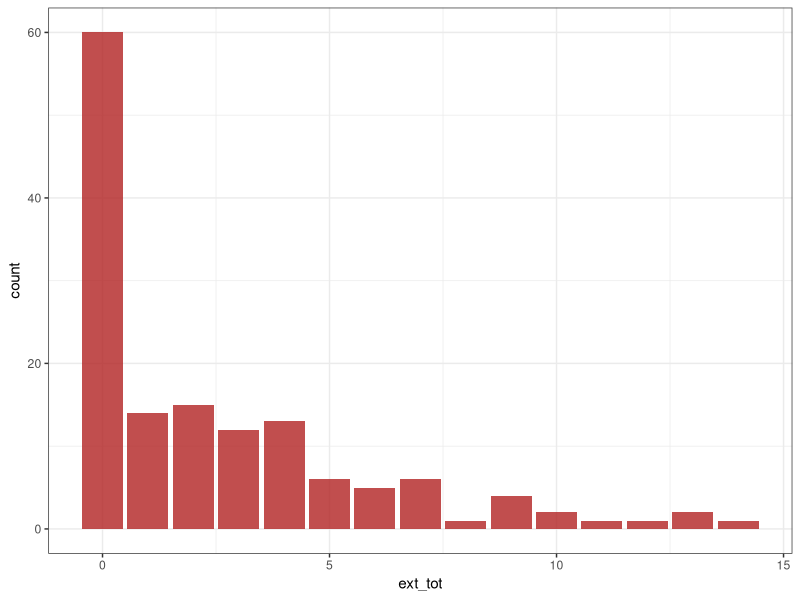
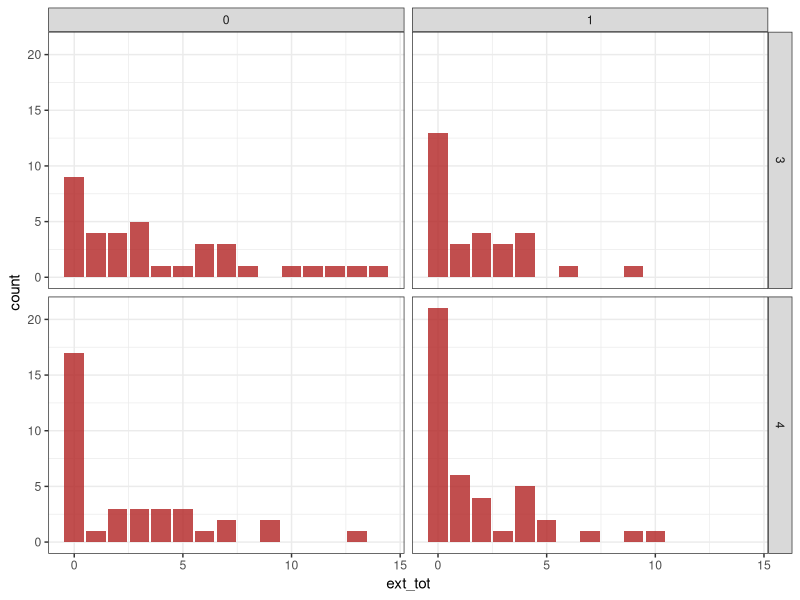
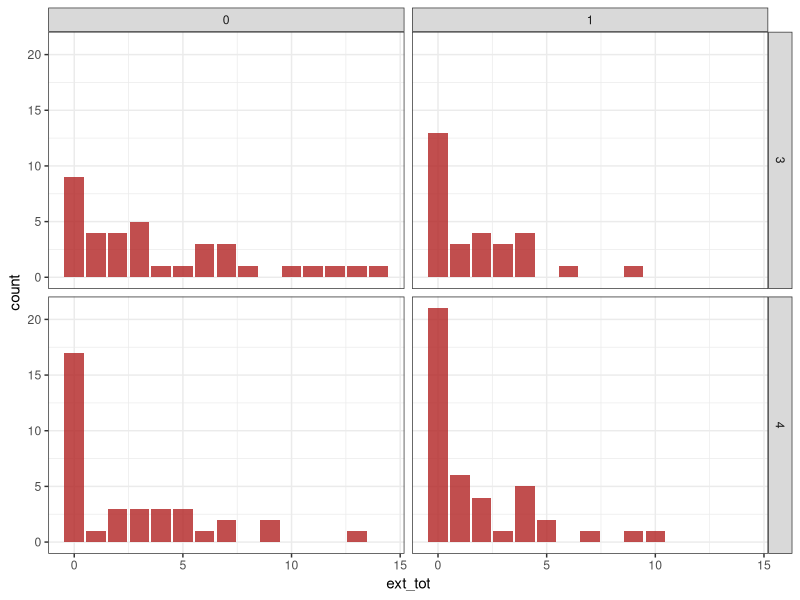
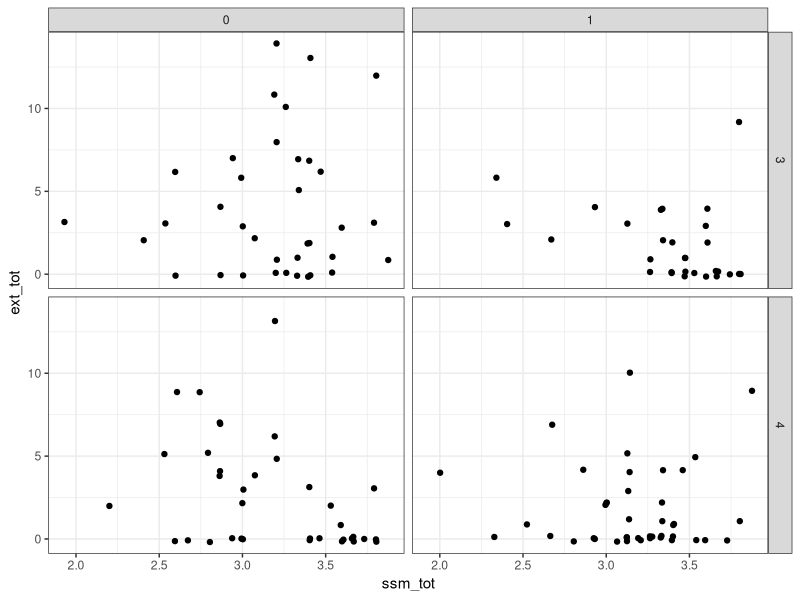
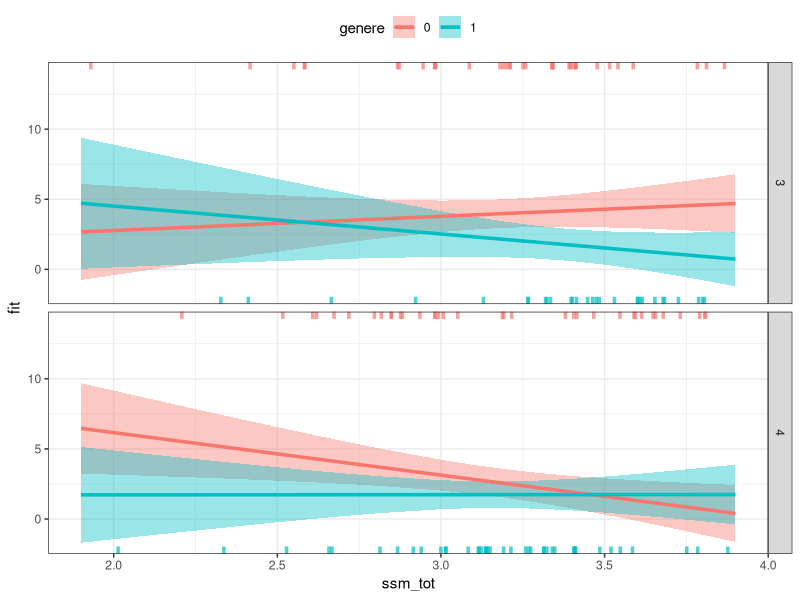

These charts were generated, in order, by the following R code:
setwd("Job/ARCA/course-open-science/code/attachment/01-attachment-base/")
rm(list = ls())

my_data <-readxl::read_excel("att-quest.xlsx")
my_data <- as.data.frame(my_data)

str(my_data)

# Data munging

my_data$id = factor(my_data$id)
my_data$classe = factor(my_data$classe)
my_data$genere<-factor(my_data$genere)

# Compute questionnaire score

#  - ssm
my_data$ssm1 = abs(my_data$ssm1 - 5)
my_data$ssm3 = abs(my_data$ssm3 - 5)
my_data$ssm4 = abs(my_data$ssm4 - 5)
my_data$ssm9 = abs(my_data$ssm9 - 5)
my_data$ssm10 = abs(my_data$ssm10 - 5)
my_data$ssm13 = abs(my_data$ssm13 - 5)
my_data$ssm15 = abs(my_data$ssm15 - 5)

my_data$ssm_tot <- (my_data$ssm1 +my_data$ssm2+ my_data$ssm3 +my_data$ssm4+my_data$ssm5 +my_data$ssm6+my_data$ssm7 + my_data$ssm8+my_data$ssm9+
  my_data$ssm10+ my_data$ssm11+my_data$ssm12+my_data$ssm13+my_data$ssm14 + my_data$ssm15)/15

# - sdq

my_data$sdq7 = abs(my_data$sdq7 - 2)
my_data$sdq11 = abs(my_data$sdq11 - 2)
my_data$sdq14 = abs(my_data$sdq14 - 2)
my_data$sdq21 = abs(my_data$sdq21 - 2)
my_data$sdq25 = abs(my_data$sdq25 - 2)

my_data$int_tot<-my_data$sdq3+my_data$sdq6+my_data$sdq8 +my_data$sdq11+ my_data$sdq13+my_data$sdq14 + 
  my_data$sdq16+my_data$sdq19+my_data$sdq23+my_data$sdq24
my_data$ext_tot<-my_data$sdq2+my_data$sdq5+ my_data$sdq7+my_data$sdq10 +my_data$sdq12+my_data$sdq15 +
  my_data$sdq18+my_data$sdq21+ my_data$sdq22 +my_data$sdq25

my_data =my_data[, c("id", "classe", "genere", "ssm_tot", "int_tot", "ext_tot")]

# Descriptive stat
summary(my_data)
table(my_data$genere, my_data$classe) 

library('ggplot2')
theme_set(theme_bw())

ggplot(my_data) +
  geom_bar(aes(x = ext_tot), fill = "firebrick", alpha = .8)
sd(my_data$ext_tot)

ggplot(my_data) +
  geom_bar(aes(x = ext_tot), fill = "firebrick", alpha = .8)+
  facet_grid(classe~genere)

tapply(my_data$ext_tot, INDEX = list(my_data$genere, my_data$classe), FUN = mean)
tapply(my_data$ext_tot, INDEX = list(my_data$genere, my_data$classe), FUN = sd)

ggplot(my_data) +
  geom_bar(aes(x = ext_tot), fill = "firebrick", alpha = .8)+
  facet_grid(classe~genere)

tapply(my_data$ext_tot, INDEX = list(my_data$genere, my_data$classe), FUN = mean)
tapply(my_data$ext_tot, INDEX = list(my_data$genere, my_data$classe), FUN = sd)

ggplot(my_data) +
  geom_jitter(aes(x = ssm_tot, y = ext_tot), width= .01, height = .2) +
  facet_grid(classe~genere)

# Models
fit <-lm(ext_tot ~ ssm_tot * genere * classe, data = my_data)
summary(fit)

anova(fit)
car::Anova(fit)
int_emmeans <- emmeans::emtrends(fit, pairwise ~ classe*genere, var = 'ssm_tot', adjust = "mvt")
int_emmeans

ggplot(as.data.frame(effects::effect("ssm_tot * genere * classe", fit, xlev = 20))) +
  geom_ribbon(aes(x= ssm_tot, ymin = lower, ymax=upper, fill =genere), alpha = .4) +
  geom_line(aes(x= ssm_tot, y = fit, color =genere), size = 1.2) +
  geom_rug(data = my_data[my_data$genere == 0,],
           aes(x= ssm_tot, color = genere, y = ext_tot), size = 1.2, alpha = .7,
           position = position_jitter(width = .02, height = 0), sides = "t") +
  geom_rug(data = my_data[my_data$genere == 1,],
           aes(x= ssm_tot, color = genere, y = ext_tot), size = 1.2, alpha = .7,
           position = position_jitter(width = .02, height = 0), sides = "b") +
  facet_grid(classe~.) +
  theme(legend.position = "top")
